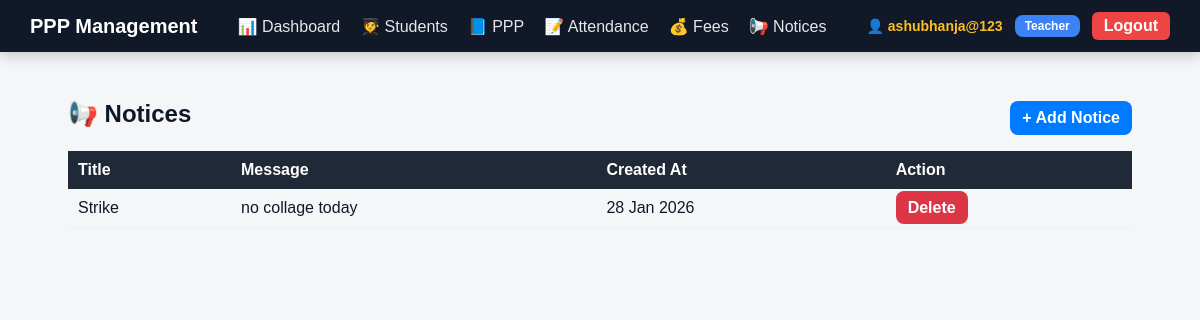
The app's page /notices/ (signed in) with its own data.
### core/models.py (models this page shows, shortened)
class Notice(models.Model):
    title = models.CharField(max_length=255)
    message = models.TextField()
    created_by = models.ForeignKey(settings.AUTH_USER_MODEL, on_delete=models.SET_NULL, null=True, blank=True)
    created_at = models.DateTimeField(auto_now_add=True)
    valid_from = models.DateTimeField(default=timezone.now)
    valid_until = models.DateTimeField(null=True, blank=True)
    class Meta:
        ordering = ['-created_at']

### core/views.py (the view)
# urls.py: path("notices/", views.notice_list, name="notices"),
@teacher_required
def notice_list(request):
    notices = Notice.objects.order_by("-created_at")
    return render(request, "core/notice_list.html", {
        "notices": notices
    })

### core/views.py (called while the page is built)
def teacher_required(view_func):
    return user_passes_test(lambda u: u.is_authenticated and u.is_staff, login_url="core:login")(view_func)

### core/templates/core/notice_list.html
{% extends "core/base.html" %}
{% block content %}
<div class="container-box">
    <div style="display:flex; justify-content:space-between; align-items:center; margin-bottom:15px;">
        <h2>📢 Notices</h2>
        <a href="{% url 'core:notice_add' %}" class="btn btn-primary btn-sm">
            + Add Notice
        </a>
    </div>
    <div class="table-responsive">
        <table class="table table-bordered table-hover table-sm">
            <thead>
                <tr>
                    <th>Title</th>
                    <th>Message</th>
                    <th>Created At</th>
                    <th>Action</th>
                </tr>
            </thead>
            <tbody>
                {% for n in notices %}
                <tr>
                    <td>{{ n.title }}</td>
                    <td>{{ n.message|truncatechars:80 }}</td>
                    <td>{{ n.created_at|date:"d M Y" }}</td>
                    <td>
                        <a href="{% url 'core:notice_delete' n.id %}"
                           class="btn btn-danger btn-sm"
                           onclick="return confirm('Delete this notice?');">
                            Delete
                        </a>
                    </td>
                </tr>
                {% empty %}
                <tr>
                    <td colspan="4">No notices found</td>
                </tr>
                {% endfor %}
            </tbody>
        </table>
    </div>
</div>
{% endblock %}

### core/templates/core/base.html (shortened to what this page needs)
<!DOCTYPE html>
<html lang="en">
<head>
    {% load static %}
    <link rel="stylesheet" href="{% static 'css/style.css' %}">
</head>
<body>
<nav class="main-nav">
    <a href="{% url 'core:dashboard' %}" class="nav-brand">PPP Management</a>
    <div class="nav-center">
        <a href="{% url 'core:dashboard' %}">📊 Dashboard</a>
        <a href="{% url 'core:student_list' %}">🧑‍🎓 Students</a>
        <a href="{% url 'core:ppp_list' %}">📘 PPP</a>
        <a href="{% url 'core:attendance_list' %}">📝 Attendance</a>
        <a href="{% url 'core:fees_list' %}">💰 Fees</a>
        <a href="{% url 'core:notices' %}">📢 Notices</a>
    </div>
    <div class="nav-right">
        {% if user.is_authenticated %}
            <span class="user-name">👤 {{ user.username }}</span>
            {% if user.is_staff %}
                <span class="role-badge teacher-role">Teacher</span>
            {% else %}
                <span class="role-badge student-role">Student</span>
            {% endif %}
            <a href="{% url 'core:logout' %}" class="logout">Logout</a>
        {% else %}
            <a href="{% url 'core:login' %}" class="login">Login</a>
        {% endif %}
    </div>
</nav>
<div class="container">
    {% block content %}
    {% endblock %}
</div>
</body>
</html>

### core/static/css/style.css (style rules this page uses)
:root { --bg: #f4f6f8; --card: #ffffff; --muted: #6b7280; --primary: #007bff; --accent: #1f2937; --success: #28a745; --danger: #dc3545; --warning: #ffc107; }
* { box-sizing: border-box; }
html, body { height: 100%; margin: 0; font-family: "Poppins", sans-serif; background: var(--bg); color: #111827; }
.container { max-width: 1100px; margin: 30px auto; padding: 18px; }
h1, h2, h3 { color: #0f172a; margin: 0 0 8px; }
button, .btn { padding: 8px 12px; border: none; border-radius: 8px; font-weight: 600; cursor: pointer; text-decoration: none; }
.btn-primary { background: var(--primary); color: #fff; }
.btn-danger { background: var(--danger); color: #fff; }
table { width: 100%; border-collapse: collapse; }
table th { background: var(--accent); color: #fff; padding: 10px; text-align: left; }
table td { padding: 10px; border-bottom: 1px solid #eef2f6; }
.main-nav { width: 100%; background: #111827; color: white; display: flex; justify-content: space-between; align-items: center; padding: 12px 30px; position: sticky; top: 0; z-index: 999; box-shadow: 0 4px 14px rgba(0,0,0,0.2); }
.nav-brand { font-size: 20px; font-weight: 700; color: white; text-decoration: none; }
.nav-center { display: flex; gap: 20px; }
.nav-center a { color: #e5e7eb; text-decoration: none; font-weight: 500; transition: 0.2s ease; }
.nav-right { display: flex; align-items: center; gap: 12px; }
.user-name { color: #fbbf24; font-weight: 600; font-size: 14px; }
.role-badge { padding: 4px 10px; border-radius: 8px; font-size: 12px; font-weight: 600; }
.teacher-role { background: #3b82f6; color: white; }
.logout, .login { background: #ef4444; color: white !important; padding: 5px 12px; border-radius: 6px; font-weight: 600; text-decoration: none; transition: 0.2s; }

### records on screen
Notice: title "Strike", message "no collage today", created_at "28 Jan 2026"

### other values on screen
{{ user.username }} "ashubhanja@123"
